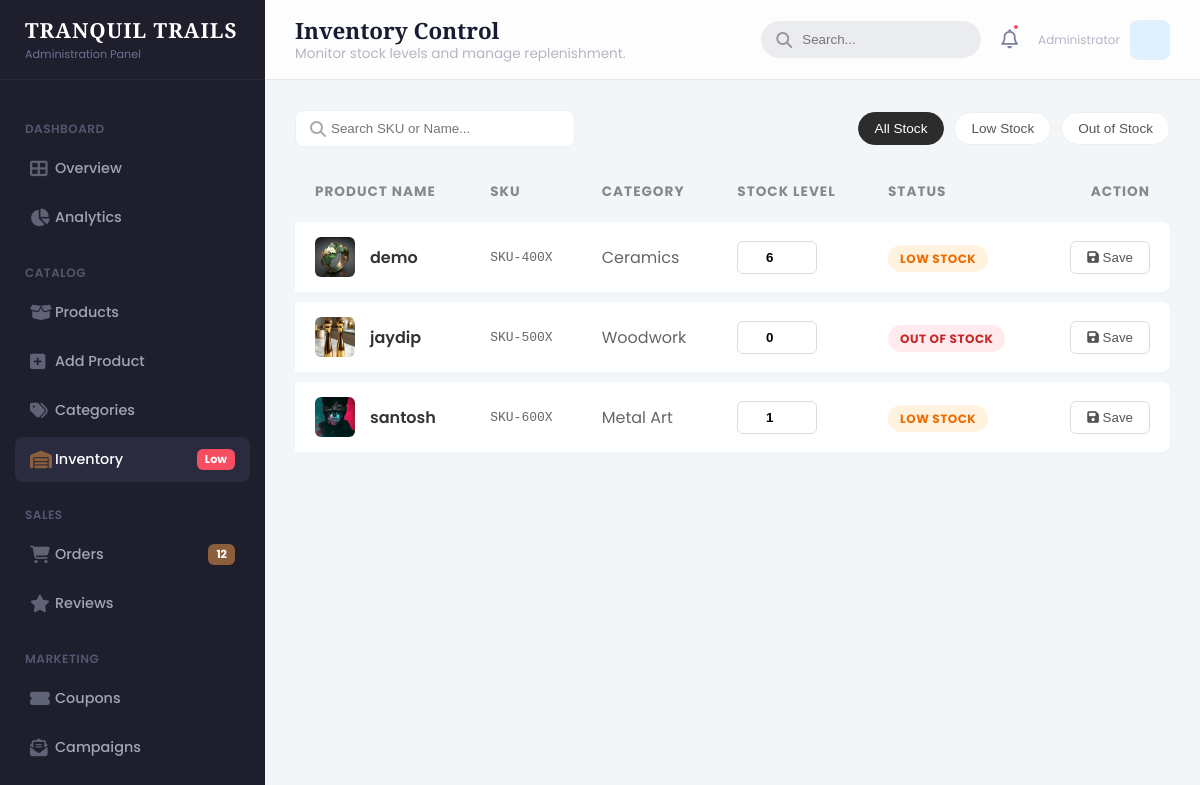
/admin-inventory/, run on an earlier commit of the app's database.
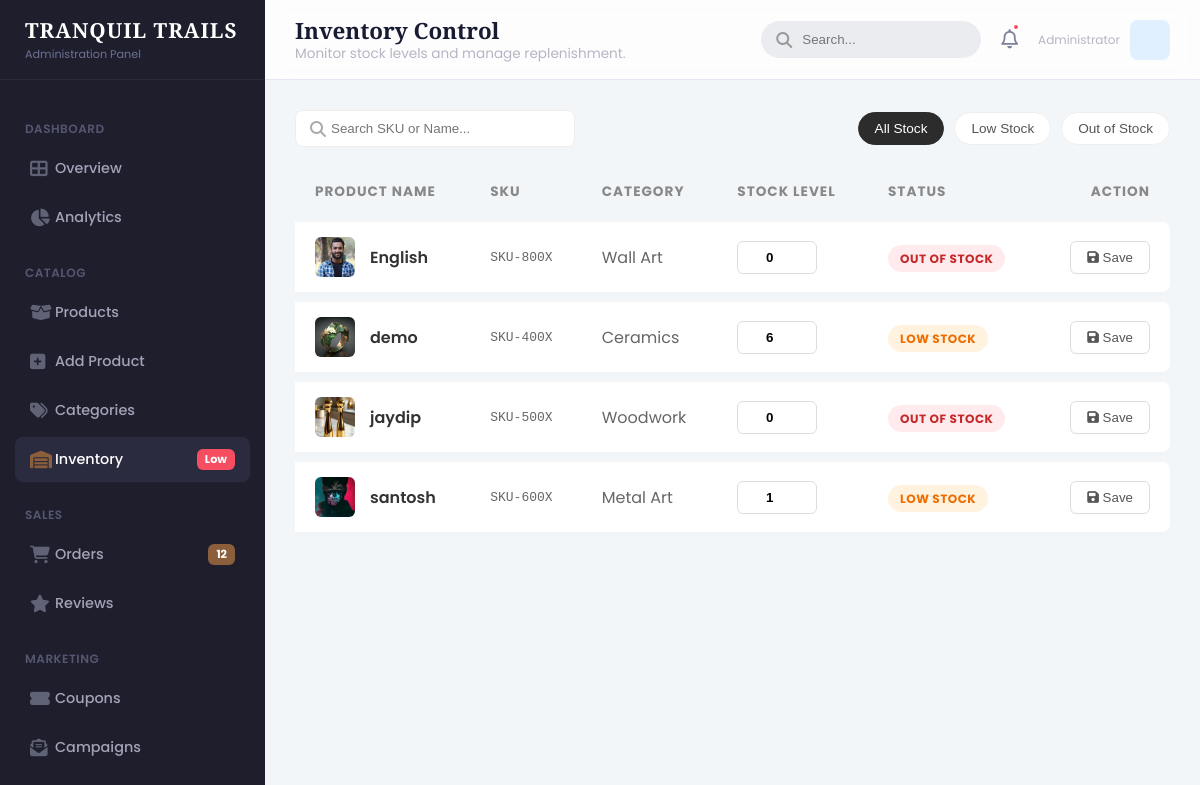
And on a later commit of the database.
### core/models.py (models this page shows, shortened)
class Product(models.Model):
    category = models.ForeignKey(Category, related_name='products', on_delete=models.CASCADE)
    name = models.CharField(max_length=200)
    slug = models.SlugField(unique=True)
    image = models.ImageField(upload_to='products/')
    description = models.TextField(blank=True)
    price = models.DecimalField(max_digits=10, decimal_places=2)
    stock = models.PositiveIntegerField(default=0)
    available = models.BooleanField(default=True)
    created_at = models.DateTimeField(auto_now_add=True)
    updated_at = models.DateTimeField(auto_now=True)

class Category(models.Model):
    name = models.CharField(max_length=100)
    slug = models.SlugField(unique=True)
    image = models.ImageField(upload_to='categories/', blank=True, null=True)
    class Meta:
        verbose_name_plural = "Categories"

### core/views.py (the view)
# urls.py: path('admin-inventory/', views.admin_inventory, name='admin_inventory'),
def admin_inventory(request):
    products = Product.objects.all().order_by('name')
    return render(request, 'admin/inventory.html', {'products': products})

### core/templates/admin/inventory.html (shortened to what this page needs)
{% extends 'admin/base_admin.html' %}
{% load static %}
{% block page_title %}Inventory Control{% endblock %}
{% block page_desc %}Monitor stock levels and manage replenishment.{% endblock %}
{% block content %}
<div class="fade-in-up">
    <div style="display: flex; justify-content: space-between; align-items: center; margin-bottom: 25px; flex-wrap: wrap; gap: 20px;">
        <div style="position: relative;">
            <i class="fas fa-search" style="position: absolute; left: 15px; top: 50%; transform: translateY(-50%); color: #aaa;"></i>
            <input type="text" id="invSearch" placeholder="Search SKU or Name..."
                   style="padding: 10px 10px 10px 35px; border: 1px solid #eee; border-radius: 8px; width: 280px; outline: none;">
        </div>
        <div style="display: flex; gap: 10px;">
            <button class="filter-chip active" onclick="filterTable('all', this)">All Stock</button>
            <button class="filter-chip" onclick="filterTable('low', this)">Low Stock</button>
            <button class="filter-chip" onclick="filterTable('out', this)">Out of Stock</button>
        </div>
    </div>
    <table class="modern-table">
        <thead>
            <tr>
                <th>Product Name</th>
                <th>SKU</th>
                <th>Category</th>
                <th>Stock Level</th>
                <th>Status</th>
                <th style="text-align: right;">Action</th>
            </tr>
        </thead>
        <tbody id="inventoryBody">
            {% for p in products %}
            <tr class="table-row"
                data-stock="{{ p.stock|default:0 }}"
                data-name="{{ p.name|lower }}"
                data-sku="SKU-{{ p.id }}">
                <td style="display: flex; align-items: center;">
                    {% if p.image %}
                        <img src="{{ p.image.url }}" class="prod-thumb">
                    {% else %}
                        <div class="prod-thumb" style="display:flex; align-items:center; justify-content:center;"><i class="fas fa-box" style="color:#ccc;"></i></div>
                    {% endif %}
                    <span style="font-weight: 600; color: #333;">{{ p.name }}</span>
                </td>
                <td style="color: #666; font-family: monospace;">SKU-{{ p.id }}00X</td>
                <td style="color: #666;">
                    {% if p.category %}{{ p.category.name }}{% else %}Uncategorized{% endif %}
                </td>
                <form method="POST" action="{% url 'admin_update_stock' p.id %}">
                    <td>
                        <input type="number" name="stock" value="{{ p.stock|default:0 }}" class="stock-input" min="0">
                    </td>
                    <td>
                        {% if p.stock > 10 %}
                            <span class="status-badge status-in">In Stock</span>
                        {% elif p.stock > 0 %}
                            <span class="status-badge status-low">Low Stock</span>
                        {% else %}
                            <span class="status-badge status-out">Out of Stock</span>
                        {% endif %}
                    </td>
                    <td style="text-align: right;">
                        <button type="submit" class="btn-update">
                            <i class="fas fa-save"></i> Save
                        </button>
                    </td>
                </form>
            </tr>
            {% empty %}
            <tr>
                <td colspan="6" style="text-align: center; padding: 40px; color: #999;">
                    No products found in inventory.
                </td>
            </tr>
            {% endfor %}
        </tbody>
    </table>
</div>
{% endblock %}

What changed in the data, as far as the page shows it:
added Product: image (picture), name "English", id "8", category.name "Wall Art", stock "0", shows "OUT OF STOCK"
